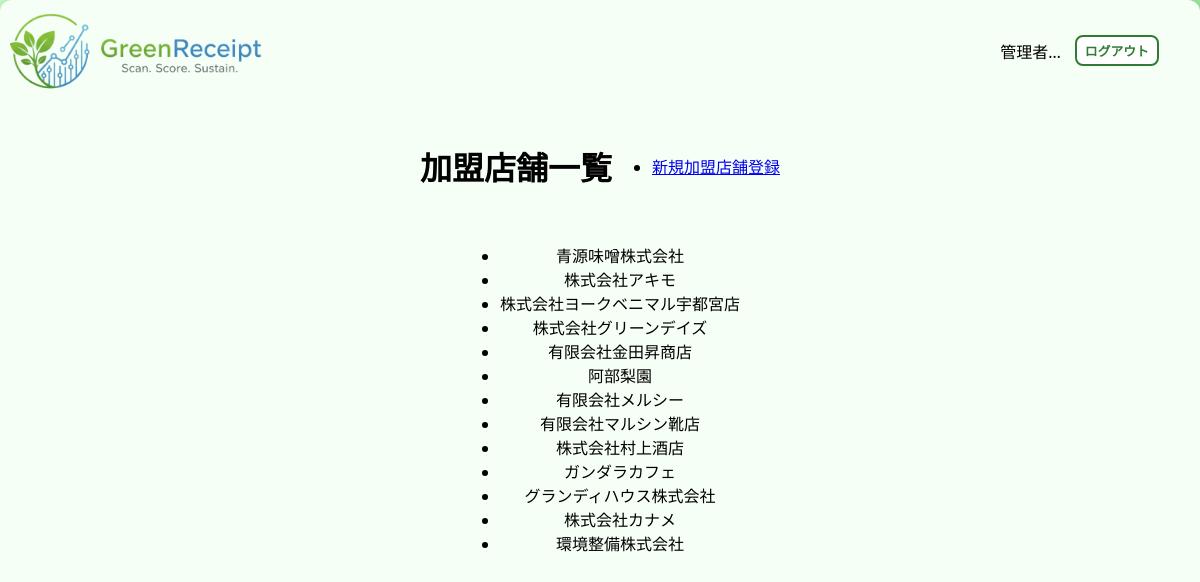
The page /store/list/ (signed in) on the database its author committed.
### core/models.py (models this page shows, shortened)
class Store(models.Model):
    store_name = models.CharField(max_length=64, verbose_name='店舗名')
    category = models.CharField(max_length=64, verbose_name='カテゴリ')
    tel = models.CharField(max_length=32, blank=True, verbose_name='電話番号')
    address = models.CharField(max_length=255, verbose_name='住所')
    open_hours = models.CharField(max_length=20, verbose_name='営業時間')
    lat = models.FloatField(verbose_name='緯度', default=0.0)
    lng = models.FloatField(verbose_name='経度', default=0.0)
    class Meta:
        verbose_name = '加盟店'
        verbose_name_plural = '加盟店'

### core/views.py (the view)
# urls.py: path("store/list/",views.store_list,name='store_list'),
@staff_member_required
def store_list(request):
    stores = Store.objects.all()
    context = {
        'stores': stores,
    }
    return render(request, "admin/store_list.html", context)

### core/templates/admin/store_list.html (shortened to what this page needs)
{% extends 'admin/admin_base.html' %}
{% block content %}
<div class="header-with-button">
    <h1>加盟店舗一覧</h1>
    <ul class="list-group list-group-flush">
        <li class="list-group-item">
            <a href="#">新規加盟店舗登録</a>
        </li>
    </ul>
</div>
<ul class="list-group list-group-flush">
    {% for store in stores %}
    <li class="list-group-item">
        {{ store.store_name }}
    </li>
    {% endfor %}
</ul>
{% endblock %}

### core/static/css/style.css (style rules this page uses)
* { box-sizing: border-box; }
html, body { height: 100%; width: 100%; margin: 0; padding: 0; overflow-x: hidden; }
body { font-family: "Segoe UI", "メイリオ", sans-serif; text-align: center; min-height: 100vh; display: block; }
@media (min-width: 768px) { html, body { background: linear-gradient(to right, #c8f7c5, #9be39d); } }
:root { --nav-h: 64px; }

### core/templates/admin/store_list.html (style rules this page uses)
.header-with-button { display: flex; justify-content: space-between; align-items: center; margin-bottom: 1rem; }

### rows shown on the page
Store: store_name "青源味噌株式会社"
Store: store_name "株式会社アキモ"
Store: store_name "株式会社ヨークベニマル宇都宮店"
Store: store_name "株式会社グリーンデイズ"
Store: store_name "有限会社金田昇商店"
Store: store_name "阿部梨園"
Store: store_name "有限会社メルシー"
Store: store_name "有限会社マルシン靴店"
Store: store_name "株式会社村上酒店"
Store: store_name "ガンダラカフェ"
Store: store_name "グランディハウス株式会社"
Store: store_name "株式会社カナメ"
Store: store_name "環境整備株式会社"
